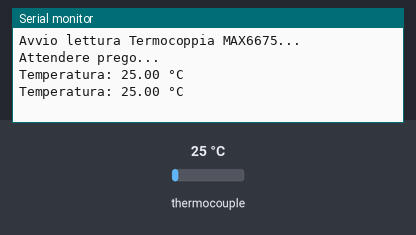
Bench run of a sketch on a simulated Arduino Uno, built with avr-gcc and run on an emulated ATmega328P. On the bench: the last lines printed to the serial monitor. The inputs (shaded band) are chosen by the test bench; at power-on: thermocouple 25 °C.

Above: at 1.7 s.
1.8 s: thermocouple set to 6 °C
At 3.1 s:
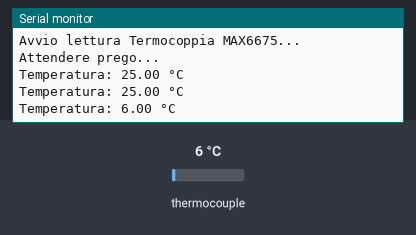
3.3 s: thermocouple set to 75 °C
At 4.3 s:
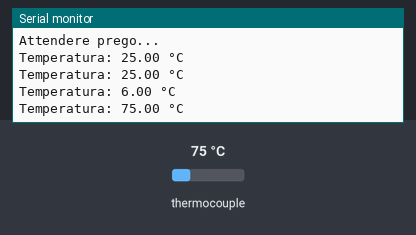
Timing chart, 0 to 6.3 s (numbered marks = the images above; inputs shaded):
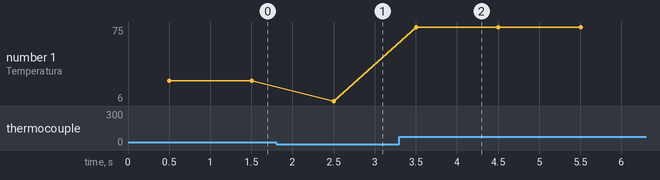

Measured:
- after the input at 1.8 s, the serial monitor: prints a new line after 0.70 s (image 1)
- after the input at 3.3 s, the serial monitor: prints a new line after 0.20 s (image 2)
- plotted number 1: 25 → 6 after the input at 1.8 s, 6 → 75 after the input at 3.3 s

The sketch:

infraredObstacles.ino
```cpp
// Includiamo la libreria che abbiamo appena installato
#include "max6675.h"

// Definiamo i pin a cui abbiamo collegato il modulo MAX6675
int thermoSO = 4;
int thermoCS = 5;
int thermoSCK = 6;

// Inizializziamo l'oggetto termocoppia passando i pin
MAX6675 termocoppia(thermoSCK, thermoCS, thermoSO);

void setup() {
  // Avviamo la comunicazione seriale per leggere i dati sul PC
  Serial.begin(9600);

  Serial.println("Avvio lettura Termocoppia MAX6675...");
  Serial.println("Attendere prego...");

  // Il modulo MAX6675 richiede un attimo per stabilizzarsi all'avvio
  delay(500);
}

void loop() {
  // Leggiamo la temperatura in gradi Celsius
  float temperatura = termocoppia.readCelsius();

  // Stampiamo i risultati sul Monitor Seriale
  Serial.print("Temperatura: ");
  Serial.print(temperatura);
  Serial.println(" °C");

  // NOTA IMPORTANTE: Il chip MAX6675 impiega circa 250ms per effettuare una
  // conversione hardware. Leggere i dati più velocemente porterà a errori.
  // È consigliabile aspettare almeno mezzo secondo (500ms) o 1 secondo intero.
  delay(1000);
}
```
